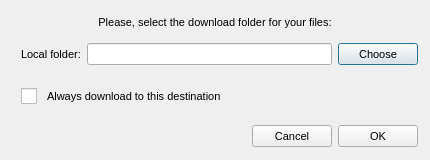
<?xml version="1.0" encoding="UTF-8"?>
<ui version="4.0">
 <class>DownloadFromMegaDialog</class>
 <widget class="QDialog" name="DownloadFromMegaDialog">
  <property name="geometry">
   <rect>
    <x>0</x>
    <y>0</y>
    <width>430</width>
    <height>160</height>
   </rect>
  </property>
  <property name="minimumSize">
   <size>
    <width>430</width>
    <height>160</height>
   </size>
  </property>
  <property name="maximumSize">
   <size>
    <width>430</width>
    <height>160</height>
   </size>
  </property>
  <property name="windowTitle">
   <string>Download from MEGA</string>
  </property>
  <property name="styleSheet">
   <string notr="true">QWidget
{
font-size: 11px;
}

QCheckBox::indicator {
     width: 16px;
     height: 16px;
 }

QRadioButton::indicator {
     width: 16px;
     height: 16px;
 }

QScrollBar:horizontal {
height: 16px;
}

QPushButton
{
    min-height: 14px;
	height: 14px;
}

#cDefaultPath
{
    spacing: 10px;
}

#bChange
{
}
</string>
  </property>
  <layout class="QVBoxLayout" name="verticalLayout">
   <property name="leftMargin">
    <number>12</number>
   </property>
   <property name="topMargin">
    <number>5</number>
   </property>
   <property name="rightMargin">
    <number>12</number>
   </property>
   <property name="bottomMargin">
    <number>10</number>
   </property>
   <item>
    <widget class="QLabel" name="label">
     <property name="minimumSize">
      <size>
       <width>0</width>
       <height>24</height>
      </size>
     </property>
     <property name="maximumSize">
      <size>
       <width>16777215</width>
       <height>24</height>
      </size>
     </property>
     <property name="text">
      <string>Please, select the download folder for your files:</string>
     </property>
     <property name="alignment">
      <set>Qt::AlignBottom|Qt::AlignHCenter</set>
     </property>
    </widget>
   </item>
   <item>
    <widget class="QWidget" name="widget" native="true">
     <layout class="QHBoxLayout" name="horizontalLayout">
      <property name="spacing">
       <number>6</number>
      </property>
      <property name="leftMargin">
       <number>9</number>
      </property>
      <property name="topMargin">
       <number>0</number>
      </property>
      <property name="rightMargin">
       <number>0</number>
      </property>
      <property name="bottomMargin">
       <number>9</number>
      </property>
      <item>
       <widget class="QLabel" name="label_2">
        <property name="text">
         <string>Local folder:</string>
        </property>
       </widget>
      </item>
      <item>
       <widget class="QLineEdit" name="eFolderPath">
        <property name="enabled">
         <bool>true</bool>
        </property>
        <property name="minimumSize">
         <size>
          <width>0</width>
          <height>0</height>
         </size>
        </property>
        <property name="alignment">
         <set>Qt::AlignLeading|Qt::AlignLeft|Qt::AlignVCenter</set>
        </property>
        <property name="readOnly">
         <bool>true</bool>
        </property>
       </widget>
      </item>
      <item>
       <widget class="QPushButton" name="bChange">
        <property name="minimumSize">
         <size>
          <width>0</width>
          <height>16</height>
         </size>
        </property>
        <property name="maximumSize">
         <size>
          <width>16777215</width>
          <height>16777215</height>
         </size>
        </property>
        <property name="text">
         <string>Choose</string>
        </property>
       </widget>
      </item>
     </layout>
    </widget>
   </item>
   <item>
    <widget class="QCheckBox" name="cDefaultPath">
     <property name="enabled">
      <bool>true</bool>
     </property>
     <property name="styleSheet">
      <string notr="true">margin-left: 9px;</string>
     </property>
     <property name="text">
      <string>Always download to this destination</string>
     </property>
     <property name="checked">
      <bool>false</bool>
     </property>
    </widget>
   </item>
   <item>
    <widget class="QWidget" name="bLayout" native="true">
     <property name="maximumSize">
      <size>
       <width>16777215</width>
       <height>40</height>
      </size>
     </property>
     <layout class="QHBoxLayout" name="horizontalLayout_2">
      <property name="spacing">
       <number>6</number>
      </property>
      <property name="leftMargin">
       <number>0</number>
      </property>
      <property name="topMargin">
       <number>12</number>
      </property>
      <property name="rightMargin">
       <number>0</number>
      </property>
      <property name="bottomMargin">
       <number>0</number>
      </property>
      <item>
       <spacer name="horizontalSpacer">
        <property name="orientation">
         <enum>Qt::Horizontal</enum>
        </property>
        <property name="sizeHint" stdset="0">
         <size>
          <width>40</width>
          <height>20</height>
         </size>
        </property>
       </spacer>
      </item>
      <item>
       <widget class="QPushButton" name="bCancel">
        <property name="text">
         <string>Cancel</string>
        </property>
       </widget>
      </item>
      <item>
       <widget class="QPushButton" name="bOK">
        <property name="text">
         <string>OK</string>
        </property>
       </widget>
      </item>
     </layout>
    </widget>
   </item>
  </layout>
 </widget>
 <resources/>
 <connections>
  <connection>
   <sender>bCancel</sender>
   <signal>clicked()</signal>
   <receiver>DownloadFromMegaDialog</receiver>
   <slot>reject()</slot>
   <hints>
    <hint type="sourcelabel">
     <x>383</x>
     <y>151</y>
    </hint>
    <hint type="destinationlabel">
     <x>214</x>
     <y>89</y>
    </hint>
   </hints>
  </connection>
 </connections>
</ui>
